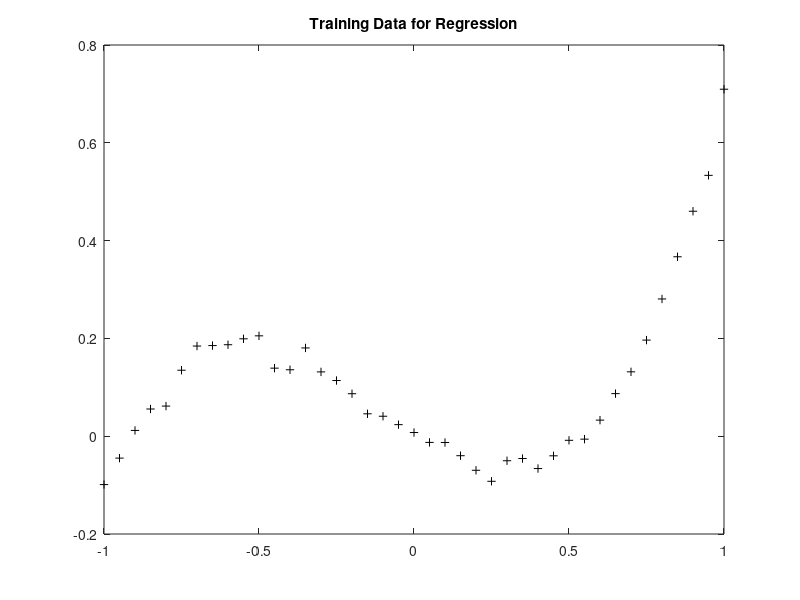

MATLAB code to generate this figure: (Note: this script raises an error after producing the figure.)
clear 
close all

%% Hyper Parameters - Modify according to your desired configuration
% Learning rate, epochs, etc.
lr       = 0.01;  
n_epoch  = 10000;   % you can increase to 10,000 or more
hidden_layers = [3 3 3 3 3 3]; % Example: 1 hidden layer with 10 neurons
goal_err = 1e-9;
% Activation Functions (valid: "purelin", "poslin" (ReLU), "tansig", "logsig")
hidden_act = 'tansig';   % e.g. ReLU
output_act = 'purelin';   % e.g. tan-sigmoid
% Training strategy (learning algorithm):
%   - 'traingd'   : Gradient Descent 
%   - 'traingdm'  : Gradient Descent w/ Momentum
%   - 'traingda'  : Gradient Descent w/ Adaptive LR
%   - 'traingdx'  : Gradient Descent w/ Momentum & Adaptive LR
%   - 'trainlm'   : Levenberg-Marquardt
%   - 'trainbr'   : Bayesian Regularization
%   - 'traincgf'  : Conjugate Gradient (Fletcher-Reeves)
train_strategy = 'traingd';

%% Generate training data
x = -1:0.05:1; % Input data as a row vector
len = length(x);

% Training data output with added noise
d = 0.8*x.^3 + 0.3*x.^2 - 0.4*x + normrnd(0, 0.02, [1, len]);
figure, plot(x, d,'k+'), title('Training Data for Regression')

% Test data
xtest = -0.97:0.1:0.93;

%% Training of network using NN toolbox
num_hidden_layers = length(hidden_layers);
all_activations   = [repmat({hidden_act}, 1, num_hidden_layers), {output_act}];

net = newff( minmax(x), ...          % input range
             [hidden_layers, 1], ... % neurons in each hidden layer + 1 output
             all_activations, ...    % e.g. {'poslin','tansig'} for 1 hidden layer
             train_strategy);       % e.g. 'traingdx'

% Set training parameters
net.trainParam.show=50;
net.trainParam.lr=lr;
net.trainParam.epochs=n_epoch;
net.trainParam.goal=goal_err;
net.trainParam.min_grad=1e-9;

% Train network
[net, tr] = train(net, x, d);
% Test the network
ytest = net(xtest);
%% Plot out the test results
hold on;
plot(xtest, ytest, '-');
% legend('Training Data', 'Test Prediction')
hold off